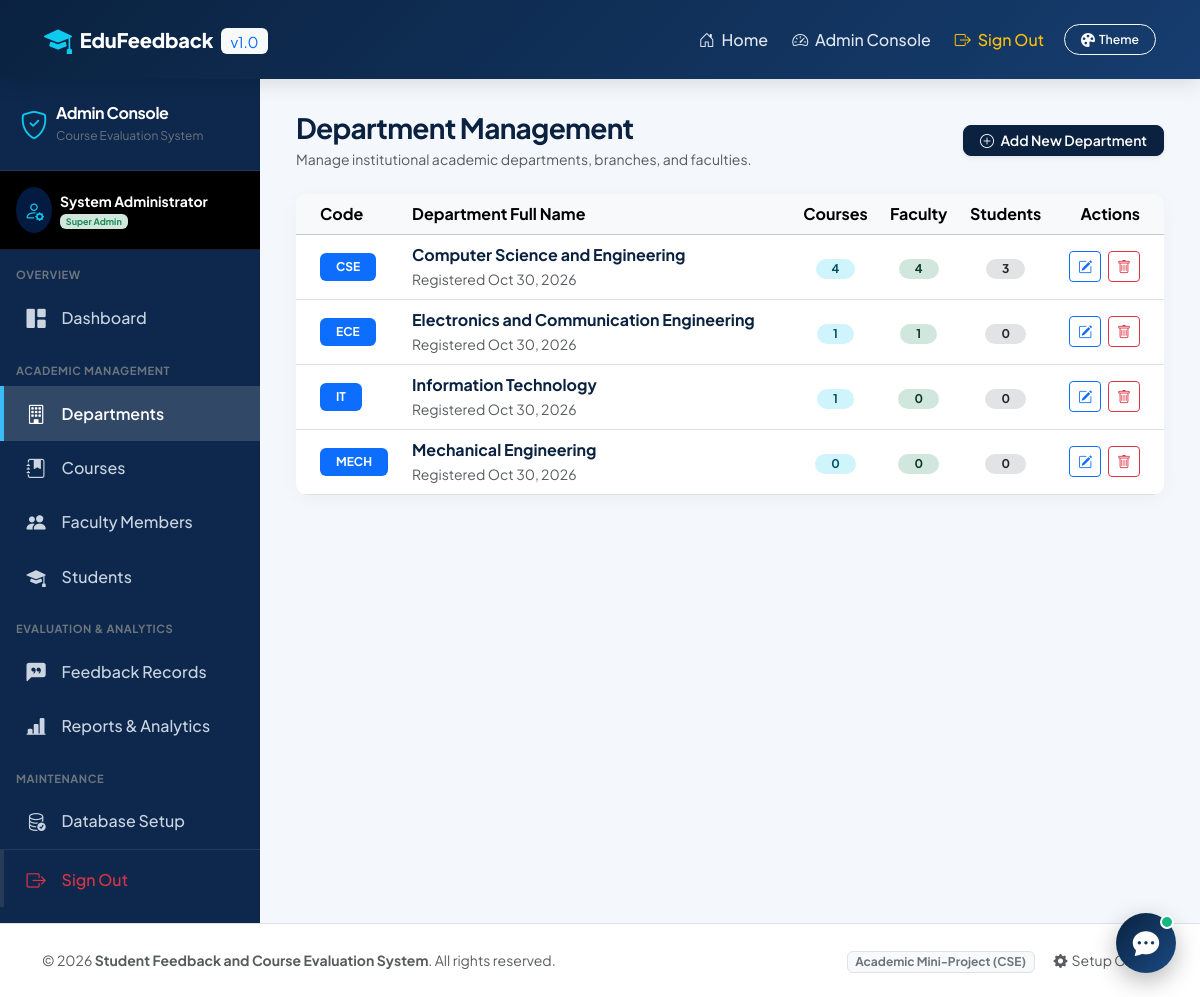
Screenshot of /departments.php (signed in) with the database file from the repository.
### tables this page shows
CREATE TABLE `departments` (
  `department_id` INT AUTO_INCREMENT PRIMARY KEY,
  `department_code` VARCHAR(20) NOT NULL UNIQUE,
  `department_name` VARCHAR(100) NOT NULL,
  `created_at` TIMESTAMP DEFAULT CURRENT_TIMESTAMP
);

### departments.php (the view, shortened to what this page needs)
<?php
require_once __DIR__ . '/../config/database.php';
$errors = [];
$departments = [];
try {
    $query = "
        SELECT d.department_id, d.department_code, d.department_name, d.created_at,
               COUNT(DISTINCT c.course_id) AS course_count,
               COUNT(DISTINCT f.faculty_id) AS faculty_count,
               COUNT(DISTINCT s.student_id) AS student_count
        FROM departments d
        LEFT JOIN courses c ON d.department_id = c.department_id
        LEFT JOIN faculty f ON d.department_id = f.department_id
        LEFT JOIN students s ON d.department_id = s.department_id
        GROUP BY d.department_id
        ORDER BY d.department_name ASC
    ";
    $departments = $pdo->query($query)->fetchAll();
} catch (Exception $e) {
    $errors[] = "Failed to load departments: " . $e->getMessage();
}
require_once __DIR__ . '/../includes/header.php';
require_once __DIR__ . '/../includes/navbar.php';
?>
<div class="admin-wrapper">
    <?php require_once __DIR__ . '/../includes/sidebar.php'; ?>
    <main class="admin-content">
        <div class="d-flex flex-wrap justify-content-between align-items-center mb-4">
            <div>
                <h3 class="fw-bold text-navy mb-1">Department Management</h3>
                <p class="text-muted small mb-0">Manage institutional academic departments, branches, and faculties.</p>
            </div>
            <div>
                <button type="button" class="btn btn-navy btn-sm px-3 shadow-sm" data-bs-toggle="modal" data-bs-target="#addDeptModal">
                    <i class="bi bi-plus-circle me-1"></i> Add New Department
                </button>
            </div>
        </div>
        <div class="card card-custom border-0 overflow-hidden">
            <div class="table-responsive">
                <table class="table table-hover align-middle mb-0">
                    <thead class="table-light">
                        <tr>
                            <th class="ps-4">Code</th>
                            <th>Department Full Name</th>
                            <th class="text-center">Courses</th>
                            <th class="text-center">Faculty</th>
                            <th class="text-center">Students</th>
                            <th class="text-end pe-4">Actions</th>
                        </tr>
                    </thead>
                    <tbody>
                        <?php if (empty($departments)): ?>
                            <tr>
                                <td colspan="6" class="text-center py-4 text-muted">No academic departments defined yet.</td>
                            </tr>
                        <?php else: ?>
                            <?php foreach ($departments as $d): ?>
                                <tr>
                                    <td class="ps-4">
                                        <span class="badge bg-primary px-3 py-2 fs-7 fw-bold"><?= htmlspecialchars($d['department_code']); ?></span>
                                    </td>
                                    <td>
                                        <div class="fw-bold text-navy"><?= htmlspecialchars($d['department_name']); ?></div>
                                        <small class="text-muted">Registered <?= date('M d, Y', strtotime($d['created_at'])); ?></small>
                                    </td>
                                    <td class="text-center">
                                        <span class="badge bg-info-subtle text-info-emphasis rounded-pill px-3"><?= $d['course_count']; ?></span>
                                    </td>
                                    <td class="text-center">
                                        <span class="badge bg-success-subtle text-success-emphasis rounded-pill px-3"><?= $d['faculty_count']; ?></span>
                                    </td>
                                    <td class="text-center">
                                        <span class="badge bg-secondary-subtle text-dark rounded-pill px-3"><?= $d['student_count']; ?></span>
                                    </td>
                                    <td class="text-end pe-4">
                                        <button class="btn btn-outline-primary btn-sm px-2 py-1 me-1"
                                                data-bs-toggle="modal"
                                                data-bs-target="#editDeptModal<?= $d['department_id']; ?>"
                                                title="Edit Department">
                                            <i class="bi bi-pencil-square"></i>
                                        </button>
                                        <form method="POST" action="departments.php" class="d-inline" onsubmit="return confirm('Deleting <?= htmlspecialchars($d['department_name']); ?> will also remove associated courses. Are you sure?');">
                                            <button type="submit" class="btn btn-outline-danger btn-sm px-2 py-1" title="Delete Department">
                                                <i class="bi bi-trash"></i>
                                            </button>
                                        </form>
                                    </td>
                                </tr>
                            <?php endforeach; ?>
                        <?php endif; ?>
                    </tbody>
                </table>
            </div>
        </div>
    </main>
</div>
<?php require_once __DIR__ . '/../includes/footer.php'; ?>

### style.css (style rules this page uses)
:root, [data-theme="ocean-blue"] { --theme-primary: #0a2240; --theme-primary-hover: #07172b; --theme-primary-gradient: linear-gradient(135deg, #0a2240 0%, #1a4a82 100%); --theme-secondary: #1a4a82; --theme-secondary-hover: #133966; --theme-accent: #0284c7; --theme-accent-subtle: #e0f2fe; --theme-bg: #f4f7fb; --theme-card-bg: #ffffff; --theme-card-border: #e2e8f0; --theme-text-primary: #0f172a; --theme-text-secondary: #64748b; --theme-navbar-bg: linear-gradient(135deg, #0a2240 0%, #163d6f 100%); --theme-sidebar-bg: #0d284c; --theme-sidebar-text: #cbd5e1; --theme-sidebar-active: #38bdf8; --theme-input-bg: #ffffff; --theme-input-border: #cbd5e1; color-scheme: light; }
:root { --navy-dark: var(--theme-primary); --navy-primary: var(--theme-secondary); --navy-light: var(--theme-accent); --blue-accent: var(--theme-accent); --blue-subtle: var(--theme-accent-subtle); --bg-light: var(--theme-bg); --text-dark: var(--theme-text-primary); --text-muted: var(--theme-text-secondary); --star-gold: #f59e0b; --star-empty: #cbd5e1; --card-radius: 12px; --transition-fast: all 0.25s cubic-bezier(0.16, 1, 0.3, 1); }
body { font-family: 'Plus Jakarta Sans', 'Segoe UI', system-ui, -apple-system, sans-serif; background-color: var(--theme-bg); color: var(--theme-text-primary); min-height: 100vh; display: flex; flex-direction: column; transition: background-color 0.25s ease, color 0.25s ease; }
main { flex: 1 0 auto; }
h1, h2, h3, h4, h5, h6 { color: var(--theme-primary); font-weight: 700; letter-spacing: -0.025em; transition: color 0.25s ease; }
.text-navy { color: var(--theme-primary) !important; }
.btn-navy { background-color: var(--theme-primary); border-color: var(--theme-primary); color: #ffffff; font-weight: 600; border-radius: 8px; transition: var(--transition-fast); }
.card-custom { background: var(--theme-card-bg); border: 1px solid var(--theme-card-border); border-radius: var(--card-radius); box-shadow: 0 4px 16px rgba(0, 0, 0, 0.04); transition: transform 0.2s ease, box-shadow 0.2s ease, background-color 0.25s ease; }
.admin-wrapper { display: flex; width: 100%; min-height: calc(100vh - 60px); }
.admin-content { flex-grow: 1; padding: 2rem 2.25rem; overflow-y: auto; background-color: var(--theme-bg); transition: background-color 0.25s ease; }

### header.php (style rules this page uses)
body { font-family: 'Plus Jakarta Sans', sans-serif; }

### rows the page displays
departments: department_code "CSE", department_name "Computer Science and Engineering", created_at "Oct 30, 2026", course_count "4", faculty_count "4", student_count "3"
departments: department_code "ECE", department_name "Electronics and Communication Engineering", created_at "Oct 30, 2026", course_count "1", faculty_count "1", student_count "0"
departments: department_code "IT", department_name "Information Technology", created_at "Oct 30, 2026", course_count "1", faculty_count "0", student_count "0"
departments: department_code "MECH", department_name "Mechanical Engineering", created_at "Oct 30, 2026", course_count "0", faculty_count "0", student_count "0"

### other values shown
$_SESSION['admin_name'] "System Administrator"
